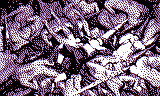
#> input picture examples/Blasphemos/assets/silent_sorrow_10.png, 160 x 96 px, given in place of media__1779373733930.png, which was not available
$ python process_user_screenshots.py
#> lines starting #> are read from the running program, lines starting #| are printed output that depends on the picture; after the words box and inside, x2 and y2 are one past the last pixel; in counts of white or black regions, pixels touching at a corner belong together; pictures that were not available may be replaced by others from this repository, and a replacement may not be noted
import os
from PIL import Image, ImageEnhance, ImageOps

media_dir = r"C:\Users\polo\.gemini\antigravity\brain\0fbfe38a-f0ab-4aab-9a1f-9a2a210d8dcc"
files = [
    "media__1779373733930.png", # 0. "It is not the sun rising..."
    "media__1779373763356.png", # 1. "Because it is my Guilt..."
    "media__1779373779346.png", # 2. Kneeling woman wide
    "media__1779373793162.png", # 3. "Make my chest hurt..."
    "media__1779373831792.png"  # 4. Close up woman with subtitle
]

# NES Gothic 4-color palette:
# 0: Black ($0F)
# 1: Deep Crimson ($05)
# 2: Silver-Blue ($2C)
# 3: White ($30)
palette = [
    0, 0, 0,          # 0: Black
    120, 24, 0,       # 1: Deep Crimson
    148, 148, 252,    # 2: Silver-Blue
    255, 255, 255     # 3: White
]
palette += [0] * (768 - len(palette))

palette_im = Image.new('P', (1, 1))
palette_im.putpalette(palette)

for idx, f in enumerate(files):
    path = os.path.join(media_dir, f)
    im = Image.open(path).convert('RGB')
#> im is the input picture: PIL image 160x96 RGB; mean R, G, B 124.1, 102.3, 124.9

    # Let's determine if this is a text card or an artwork card.
    # Text cards have indices 0, 1, 3.
    is_text = idx in [0, 1, 3]

    if is_text:
        # For text cards, crop closely to the text to keep it large and legible.
        # Find the bounding box of non-black pixels to crop perfectly around the text.
        gray = ImageOps.grayscale(im)
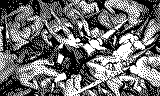
#> gray: PIL image 160x96 L; min 0, max 255, mean 111.4
        # Threshold the grayscale to make background pure black
        thresh = gray.point(lambda p: 255 if p > 30 else 0)
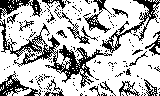
#> thresh: PIL image 160x96 L; 72% white; black in thin lines or dots
        bbox = thresh.getbbox()
#> bbox = (0, 0, 160, 96)
        if bbox:
            cropped = im.crop(bbox)
        else:
            cropped = im

        # Add black border padding to make it a square before resizing
        w, h = cropped.size
#> w = 160; h = 96
        max_dim = max(w, h)
#> max_dim = 160
        padded = Image.new('RGB', (max_dim, max_dim), (0, 0, 0))
#> padded: PIL image 160x160 RGB; every value is 0
        padded.paste(cropped, ((max_dim - w) // 2, (max_dim - h) // 2))
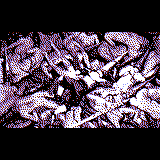
#> padded: PIL image 160x160 RGB; mean R, G, B 74.5, 61.4, 75

        # High contrast boost for maximum text crispness
        enhanced = ImageEnhance.Contrast(padded).enhance(3.0)
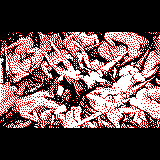
#> enhanced: PIL image 160x160 RGB; mean R, G, B 106.2, 75.4, 75.4
        enhanced = ImageEnhance.Brightness(enhanced).enhance(1.5)
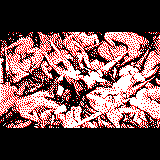
#> enhanced: PIL image 160x160 RGB; mean R, G, B 110.2, 75.4, 75.4

        resized = enhanced.resize((128, 128), Image.Resampling.LANCZOS)
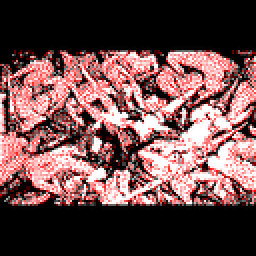
#> resized: PIL image 128x128 RGB (shown 2 times larger); mean R, G, B 109.2, 75.4, 75.4
        # No dither for text cards to keep font perfectly solid and sharp!
        mapped = resized.quantize(palette=palette_im, dither=Image.Dither.NONE)
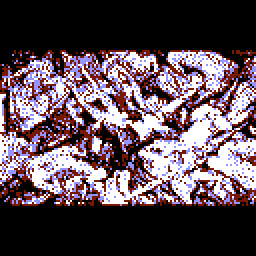
#> mapped: PIL image 128x128 P (shown 2 times larger); mean R, G, B 93, 76.9, 85.2
    else:
        # Artwork card: crop to square centered on the action
        w, h = im.size
        dim = min(w, h)
        left = (w - dim) // 2
        top = (h - dim) // 2
        cropped = im.crop((left, top, left + dim, top + dim))

        # Boost brightness/contrast to pop details out of the dark gothic background
        enhanced = ImageEnhance.Brightness(cropped).enhance(2.5)
        enhanced = ImageEnhance.Contrast(enhanced).enhance(2.0)

        resized = enhanced.resize((128, 128), Image.Resampling.LANCZOS)
        # Gorgeous Floyd-Steinberg dither for stunning 8-bit texturing!
        mapped = resized.quantize(palette=palette_im, dither=Image.Dither.FLOYDSTEINBERG)

    mapped.save(f'assets/silent_sorrow_{idx}.png')
    print(f"Processed Frame {idx} ({f}) -> assets/silent_sorrow_{idx}.png successfully.")
#> pass 2 of the loop `for idx, f in enumerate(files):`:
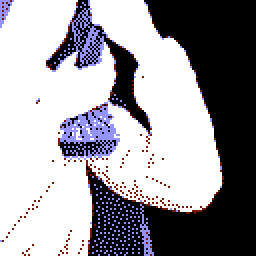
#> input picture examples/Blasphemos/assets/silent_sorrow_12.png, 128 x 128 px, given in place of media__1779373763356.png, which was not available (shown 2 times larger)
#> im is the input picture: PIL image 128x128 RGB; mean R, G, B 155.3, 153.3, 159
#> gray: PIL image 128x128 L
#> `thresh = gray.point(lambda p: 255 if p > 30 else 0)`:
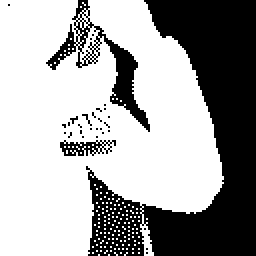
#> thresh: PIL image 128x128 L (shown 2 times larger); 64.5% white; 31 black regions (28 under 20 px), largest, box (x1, y1, x2, y2) and area: (43, 0, 128, 128) 4998, (23, 0, 75, 66) 649, (30, 70, 58, 78) 118
#> bbox = (0, 0, 112, 128)
#> `enhanced = ImageEnhance.Brightness(enhanced).enhance(1.5)`:
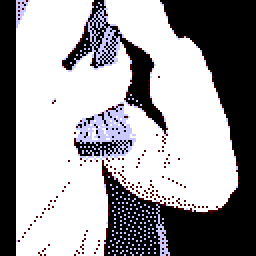
#> enhanced: PIL image 128x128 RGB (shown 2 times larger); mean R, G, B 157.5, 156, 159.2
#> (the run stopped early here; a loop or call above may not have finished)
